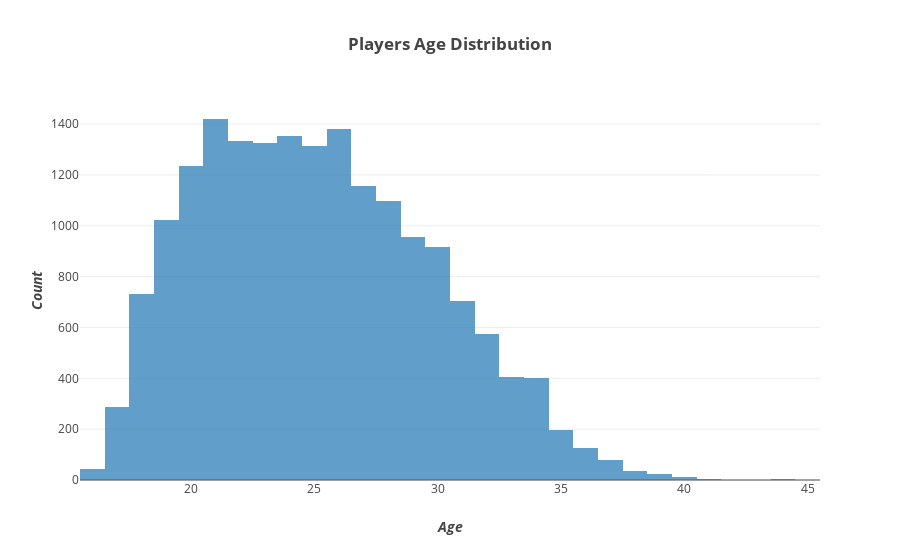

Write notebook code for a chart like this one.
### Markdown cell above
<br><br>
**Age Distribution of Players**

### Code cell
trace1 = go.Histogram(x=data['Age'], nbinsx=55, opacity=0.7)

layout = go.Layout(title='<b>Players Age Distribution<b>',
                   xaxis=dict(title='<b><i>Age</b></i>'),
                   yaxis=dict(title='<b><i>Count</b></i>'),
                  )

fig = go.Figure(data=[trace1], layout=layout)
py.iplot(fig)

### Figure 1 — Plotly figure (JSON) as saved in the notebook; plotly's stock layout.template omitted (floating-point values rounded to 4 significant figures; data arrays with more than 128 entries replaced by an {"elided": "..."} marker saying what was removed)
{"data": [{"nbinsx": 55, "opacity": 0.7, "type": "histogram", "uid": "d5b5faec-6116-4fd0-bfa8-0227e400786d", "x": {"elided": "18147 int values"}}], "layout": {"title": {"text": "<b>Players Age Distribution<b>"}, "xaxis": {"title": {"text": "<b><i>Age</b></i>"}}, "yaxis": {"title": {"text": "<b><i>Count</b></i>"}}}}
